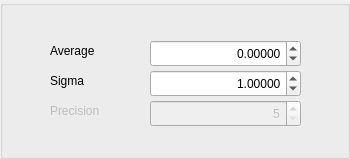
<?xml version="1.0" encoding="UTF-8"?>
<ui version="4.0">
 <class>GaussView</class>
 <widget class="QGroupBox" name="GaussView">
  <property name="geometry">
   <rect>
    <x>0</x>
    <y>0</y>
    <width>350</width>
    <height>159</height>
   </rect>
  </property>
  <property name="windowTitle">
   <string>GroupBox</string>
  </property>
  <property name="title">
   <string/>
  </property>
  <widget class="QLabel" name="label">
   <property name="geometry">
    <rect>
     <x>50</x>
     <y>40</y>
     <width>59</width>
     <height>21</height>
    </rect>
   </property>
   <property name="text">
    <string>Average</string>
   </property>
  </widget>
  <widget class="QLabel" name="label_2">
   <property name="geometry">
    <rect>
     <x>50</x>
     <y>70</y>
     <width>59</width>
     <height>21</height>
    </rect>
   </property>
   <property name="text">
    <string>Sigma</string>
   </property>
  </widget>
  <widget class="QLabel" name="label_3">
   <property name="enabled">
    <bool>false</bool>
   </property>
   <property name="geometry">
    <rect>
     <x>50</x>
     <y>100</y>
     <width>59</width>
     <height>21</height>
    </rect>
   </property>
   <property name="text">
    <string>Precision</string>
   </property>
  </widget>
  <widget class="QDoubleSpinBox" name="average">
   <property name="geometry">
    <rect>
     <x>150</x>
     <y>40</y>
     <width>151</width>
     <height>27</height>
    </rect>
   </property>
   <property name="alignment">
    <set>Qt::AlignRight|Qt::AlignTrailing|Qt::AlignVCenter</set>
   </property>
   <property name="decimals">
    <number>5</number>
   </property>
   <property name="minimum">
    <double>-1000000000.000000000000000</double>
   </property>
   <property name="maximum">
    <double>1000000000.000000000000000</double>
   </property>
  </widget>
  <widget class="QDoubleSpinBox" name="sigma">
   <property name="geometry">
    <rect>
     <x>150</x>
     <y>70</y>
     <width>151</width>
     <height>27</height>
    </rect>
   </property>
   <property name="alignment">
    <set>Qt::AlignRight|Qt::AlignTrailing|Qt::AlignVCenter</set>
   </property>
   <property name="decimals">
    <number>5</number>
   </property>
   <property name="minimum">
    <double>0.000010000000000</double>
   </property>
   <property name="maximum">
    <double>1000000000.000000000000000</double>
   </property>
   <property name="value">
    <double>1.000000000000000</double>
   </property>
  </widget>
  <widget class="QSpinBox" name="precision">
   <property name="enabled">
    <bool>false</bool>
   </property>
   <property name="geometry">
    <rect>
     <x>150</x>
     <y>100</y>
     <width>151</width>
     <height>27</height>
    </rect>
   </property>
   <property name="alignment">
    <set>Qt::AlignRight|Qt::AlignTrailing|Qt::AlignVCenter</set>
   </property>
   <property name="minimum">
    <number>5</number>
   </property>
   <property name="maximum">
    <number>64</number>
   </property>
  </widget>
 </widget>
 <resources/>
 <connections/>
</ui>
